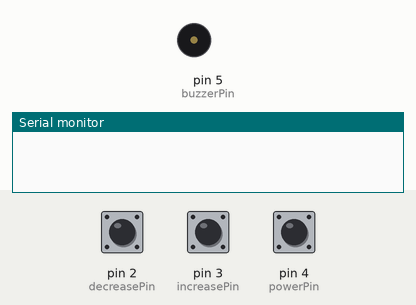
The sketch below on a simulated Arduino Uno, built with avr-gcc and run on an emulated ATmega328P. Shown: buzzer (waves = sounding), the last lines printed to the serial monitor. The test bench sets the inputs (shaded band); at power-on: pin 4 (powerPin) HIGH, pin 2 (decreasePin) HIGH, pin 3 (increasePin) HIGH.

Above: at 1.2 s.
1.3 s: pin 4 (powerPin) pulled LOW for 0.15 s
At 2.4 s:
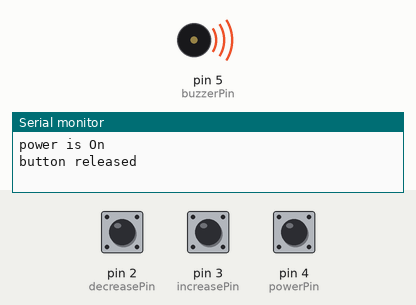
2.9 s: pin 4 (powerPin) pulled LOW for 1 s
At 3.5 s:
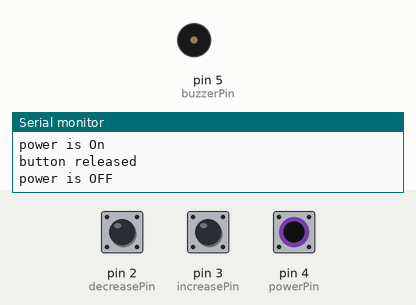
5.4 s: pin 4 (powerPin) pulled LOW for 3.2 s
At 6.7 s:
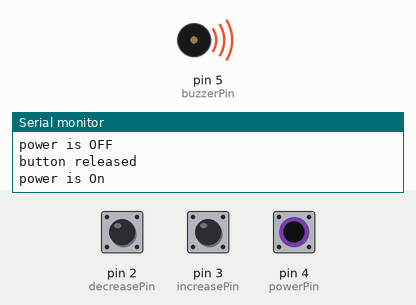
10.1 s: pin 2 (decreasePin) pulled LOW for 0.15 s
At 10.6 s:
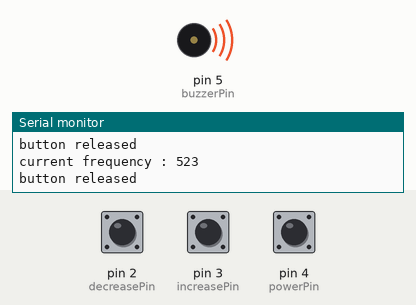
Timing chart, 0 to 12.7 s (numbered marks = the images above; inputs shaded):
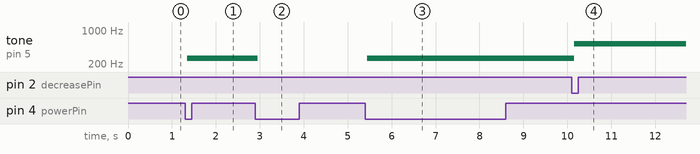

Measured:
- after the input at 1.3 s, tone on pin 5 (buzzerPin): silent → 261 Hz after 0.05 s
- after the input at 2.9 s, tone on pin 5 (buzzerPin): 261 Hz → silent after 0.05 s
- after the input at 5.4 s, tone on pin 5 (buzzerPin): silent → 261 Hz after 0.05 s
- after the input at 10.1 s, tone on pin 5 (buzzerPin): 261 Hz → 523 Hz after 0.05 s

The sketch:

PassiveBuzzer_tone.ino
```cpp
/***
 * Buzzer Controller with Tone Selection
 *
 * This program controls a passive buzzer using three buttons:
 * - One button to toggle power on/off
 * - One button to increase the frequency (note) of the sound
 * - One button to decrease the frequency (note) of the sound
 *
 * The buzzer will play tones based on the C Major scale frequencies.
 * The program uses debouncing techniques to ensure accurate button presses.
 *
 * Key Features:
 * - Power toggle to turn the buzzer on/off
 * - Frequency cycling through a predefined array of musical notes (C4, D4, E4, F4, G4, A4, B4, C5)
 *
 * Note: The tone is generated using the tone() function, and the program checks for button states continuously
 * in the loop to react to user input promptly.
 *
 * This sketch uses an Arduino compatible microcontroller.
 ***/


const int bouncingDelay = 50; // 50 ms for debouncing
const int decreasePin = 2;
const int increasePin = 3;
const int powerPin = 4;
const int buzzerPin = 5; // active buzzer pin
bool isPowered = false;  // by default the buzzer is off

const int Cfrequencies[] = {
  // C Major scale frequencies (Do, Re, Mi, Fa, Sol, La, Si, Do)
  261,  // C4 (Do)
  293,  // D4 (Re)
  329,  // E4 (Mi)
  349,  // F4 (Fa)
  392,  // G4 (Sol)
  440,  // A4 (La)
  493,  // B4 (Si)
  523   // C5 (Do)
};

int index = 0;
int size = sizeof(Cfrequencies) / sizeof(Cfrequencies[0]);

void increaseIndex();
void decreaseIndex();
void togglePower();

struct Button
{
  int pin;
  int lastButtonReading;
  int lastButtonState;
  unsigned long bouncingTimer;
  // is trigger button or as long is pressed
  bool isTrigger;
  // function pointer
  void (*action)();
};

Button increaseButton = {increasePin, HIGH, HIGH, 0, true, increaseIndex};
Button decreaseButton = {decreasePin, HIGH, HIGH, 0, true, decreaseIndex};
Button powerButton = {powerPin, HIGH, HIGH, 0, true, togglePower};

void setup()
{
  pinMode(increasePin, INPUT_PULLUP);
  pinMode(decreasePin, INPUT_PULLUP);
  pinMode(powerPin, INPUT_PULLUP);
  pinMode(buzzerPin, OUTPUT);

  Serial.begin(9600);
  while (!Serial);
}

void loop()
{
  // increase /decrease volume only when power is on
  if (isPowered)
  {
    checkButton(&increaseButton);
    checkButton(&decreaseButton);
  }
  checkButton(&powerButton);
}

void increaseIndex()
{
  index++;
  if (index >= size)
    index = 0;

  tone(buzzerPin, Cfrequencies[index]);
  Serial.print("current frequency : ");
  Serial.println(Cfrequencies[index]);
}

void decreaseIndex()
{
  index--;
  if (index < 0)
    index = size - 1;

  tone(buzzerPin, Cfrequencies[index]);
  Serial.print("current frequency : ");
  Serial.println(Cfrequencies[index]);
}

void togglePower()
{
  isPowered = !isPowered;
  if (isPowered)
  {
    // when we power it , we power it at default volume
     tone(buzzerPin, Cfrequencies[index]);
     Serial.println("power is On");
  }
  else
  {
    noTone(buzzerPin);
    Serial.println("power is OFF");
  }
}

void checkButton(Button *btn)
{
  int reading = digitalRead(btn->pin);
  if (reading != btn->lastButtonReading)
  {
    btn->bouncingTimer = millis();
    btn->lastButtonReading = reading;
  }

  if ((millis() - btn->bouncingTimer) > bouncingDelay)
  {
    if (btn->isTrigger)
    {
      if (reading != btn->lastButtonState)
      {
        btn->lastButtonState = reading;
        if (reading == LOW)
        {
          btn->action();
        }
        else
        {
          Serial.println("button released");
        }
      }
    }
    // if not trigger , check for continue pressing
    else
    {
      if (reading == LOW)
      {
        btn->action();
      }
    }
  }
}
```
